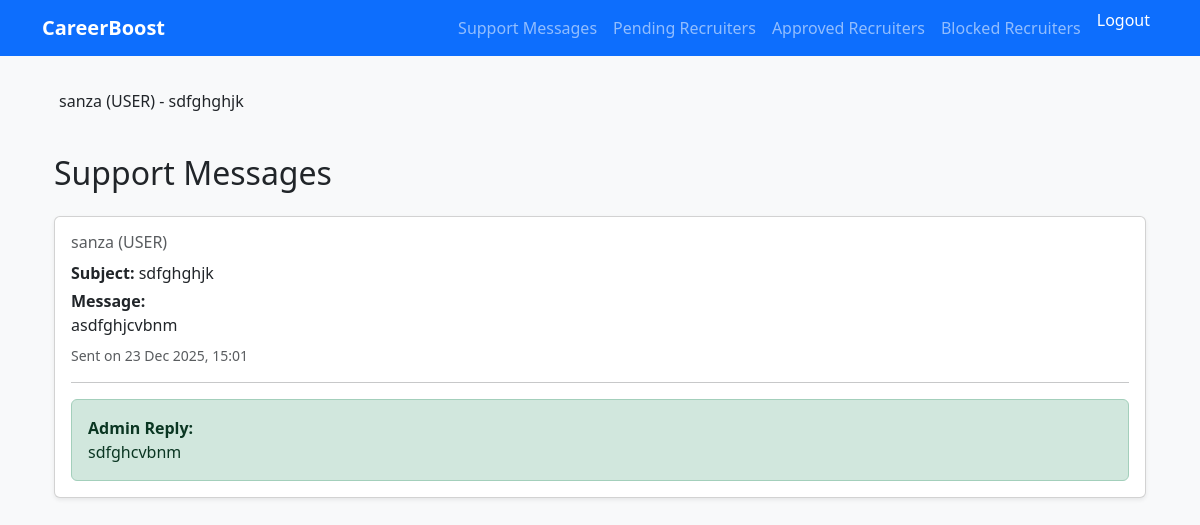
The app's page /support/admin/messages/ (signed in) with its own data.
### support/models.py (models this page shows)
class SupportMessage(models.Model):
    user = models.ForeignKey(
    settings.AUTH_USER_MODEL,
    on_delete=models.CASCADE
    )
    subject = models.CharField(max_length=200)
    message = models.TextField()
    created_at = models.DateTimeField(auto_now_add=True)
    admin_reply = models.TextField(blank=True, null=True)
    replied_at = models.DateTimeField(blank=True, null=True)
    def __str__(self):
        return f"{self.user} - {self.subject}"

### accounts/models.py (models this page shows, shortened)
class CustomUser(AbstractUser):
    ROLE_CHOICES = (
        ('ADMIN', 'Admin'),
        ('RECRUITER', 'Recruiter'),
        ('USER', 'User'),
    )
    role = models.CharField(
        max_length=20,
        choices=ROLE_CHOICES,
        default='USER'
    )
    is_approved = models.BooleanField(default=False)
    company_name = models.CharField(max_length=255, blank=True, null=True)
    company_email = models.EmailField(blank=True, null=True)
    company_website = models.URLField(blank=True, null=True)
    company_description = models.TextField(blank=True, null=True)
    def __str__(self):
        return f"{self.username} ({self.role})"

### support/views.py (the view)
# urls.py: path("admin/messages/", views.admin_message_list, name="admin_message_list"),
@staff_member_required
def admin_message_list(request):
    messages_qs = SupportMessage.objects.all().order_by("-created_at")
    return render(
        request,
        "support/admin_message_list.html",
        {"messages": messages_qs}
    )

### careerboost/templates/support/admin_message_list.html (shortened to what this page needs)
{% extends "base.html" %}
{% block content %}
<div class="container mt-4">
    <h2 class="mb-4">Support Messages</h2>
    {% if messages %}
        {% for msg in messages %}
            <div class="card mb-4 shadow-sm">
                <div class="card-body">
                    <h6 class="text-muted mb-2">
                        {{ msg.user.username }} ({{ msg.user.role|upper }})
                    </h6>
                    <p class="mb-1">
                        <strong>Subject:</strong> {{ msg.subject }}
                    </p>
                    <p class="mb-2">
                        <strong>Message:</strong><br>
                        {{ msg.message }}
                    </p>
                    <p class="text-muted small mb-2">
                        Sent on {{ msg.created_at|date:"d M Y, H:i" }}
                    </p>
                    <hr>
                    {% if msg.admin_reply %}
                        <div class="alert alert-success mb-0">
                            <strong>Admin Reply:</strong><br>
                            {{ msg.admin_reply }}
                        </div>
                    {% else %}
                        <a href="{% url 'support:admin_reply' msg.id %}"
                           class="btn btn-sm btn-primary">
                            Reply
                        </a>
                    {% endif %}
                </div>
            </div>
        {% endfor %}
    {% else %}
        <p>No messages yet.</p>
    {% endif %}
</div>
{% endblock %}

### careerboost/templates/base.html (shortened to what this page needs)
<!DOCTYPE html>
<html lang="en">
<head>
    <link href="https://cdn.jsdelivr.net/npm/bootstrap@5.3.0/dist/css/bootstrap.min.css" rel="stylesheet">
</head>
<body>
<nav class="navbar navbar-expand-lg navbar-dark bg-primary">
    <div class="container">
        <a class="navbar-brand" href="/">CareerBoost</a>
        <div class="collapse navbar-collapse">
            <ul class="navbar-nav ms-auto">
                {% if user.is_authenticated %}
                    {% if user.is_superuser or user.role == "ADMIN" %}
                        <li class="nav-item">
                            <a class="nav-link" href="{% url 'support:admin_message_list' %}">
                                Support Messages
                            </a>
                        </li>
                        <li class="nav-item">
                            <a class="nav-link" href="{% url 'accounts:pending_recruiters' %}">
                                Pending Recruiters
                            </a>
                        </li>
                        <li class="nav-item">
                            <a class="nav-link" href="{% url 'accounts:approved_recruiters' %}">
                                Approved Recruiters
                            </a>
                        </li>
                        <li class="nav-item">
                            <a class="nav-link" href="{% url 'accounts:blocked_recruiters' %}">
                                Blocked Recruiters
                            </a>
                        </li>
                    {% endif %}
                    <li class="nav-item">
                        <form method="post" action="{% url 'accounts:logout' %}">
                            <button type="submit" class="nav-link logout-btn">
                                Logout
                            </button>
                        </form>
                    </li>
                {% endif %}
            </ul>
        </div>
    </div>
</nav>
{% if messages %}
<div class="container mt-3">
    {% for message in messages %}
        <div class="alert alert-{{ message.tags }}">
            {{ message }}
        </div>
    {% endfor %}
</div>
{% endif %}
<div class="container mt-4">
    {% block content %}{% endblock %}
</div>
</body>
</html>

### careerboost/templates/base.html (style rules this page uses)
body { background-color: #f8f9fa; }
.navbar-brand { font-weight: bold; }
.logout-btn { background: none; border: none; color: white; padding: 0; cursor: pointer; }

### records on screen
SupportMessage: user+subject "sanza (USER) - sdfghghjk", user.username "sanza", user.role "USER", subject "sdfghghjk", message "asdfghjcvbnm", created_at "23 Dec 2025, 15:01", admin_reply "sdfghcvbnm"
